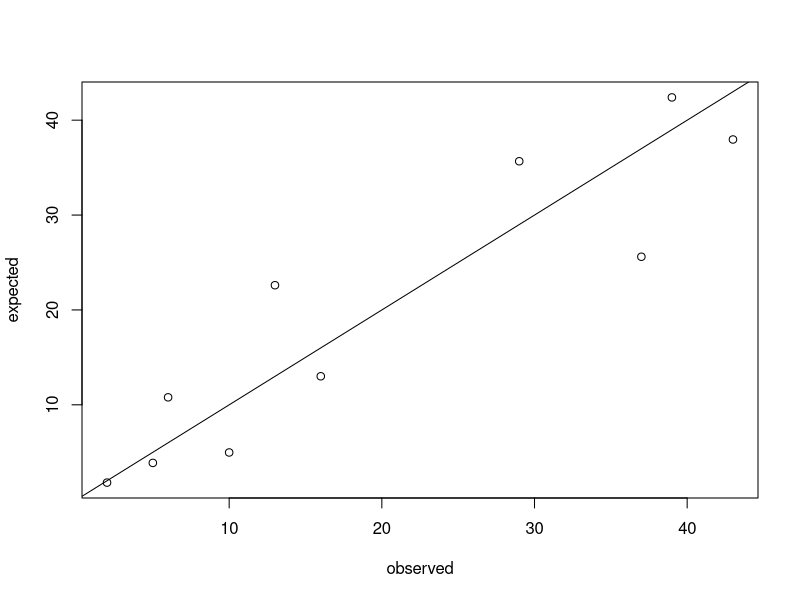

Recreate this plot in R.

x = c("13.20 - 20.90", "20.90 - 28.60", "28.60 - 36.30", "36.30 - 44.00", "44.00 - 51.70", "51.70 - 59.40", "59.40 - 67.10", "67.10 - 74.80", "74.80 - 82.50", "82.50 - 90.20")
x #class limits
ci = c((13.20 + 20.90) / 2, (20.90 + 28.60) / 2, (28.60 + 36.30) / 2, (36.30 + 44.00) / 2, (44.00 + 51.70) / 2, (51.70 + 59.40) / 2, (59.40 + 67.10) / 2, (67.10 + 74.80) / 2, (74.80 + 82.50) / 2, (82.50 + 90.20) / 2)
ci #class interval
f = c(2, 10, 16, 37, 43, 39, 29, 13, 6, 5)
N = sum(f) #total number of observations
n = max(ci) #maximum value of the range
s.mean = sum(f * ci) / N #sample mean
s.var = sum(f * (ci - s.mean) ^ 2) / (N - 1) #sample variance
Px = c() #probability of each class
Px[1] = pnorm(ci[1], s.mean, sqrt(s.var)) #probability of the first class
Px[2:length(ci)] = pnorm(ci[2:length(ci)], s.mean, sqrt(s.var)) - pnorm(ci[1:(length(ci) - 1)], s.mean, sqrt(s.var)) #probability of the remaining classes
ef = N * Px #expected frequency
ef
A = data.frame(x, ci, f, ef) #data frame
A;
plot(f, ef, xlab = "observed", ylab = "expected", type = "p") #plot
abline(0, 1) #plotting the line y = x
ci1 = ci[2:9];
#class interval of the first 9 classes
x1 = x[2:9];
#class limits of the first 9 classes
f1 = c(sum(f[1:2]), f[3:8], sum(f[9:10]));
#frequency of the first 9 classes
ef1 = c(sum(ef[1:2]), ef[3:8], sum(ef[9:10]));
#expected frequency of the first 9 classes
oes = ((f1 - ef1) ^ 2) / ef1 #observed minus expected squared divided by expected
cch = sum(oes);
qch = qchisq(1 - 0.05, length(oes) - 1 - 2) #critical chi square value
cch
qch
if (qch > cch) {
  #comparing the chi square values
  g = c("Hypothesis is correct")
  print(g)
}
if (cch > qch) {
  g = c("Hypothesis is incorrect")
  print(g)
}
g
